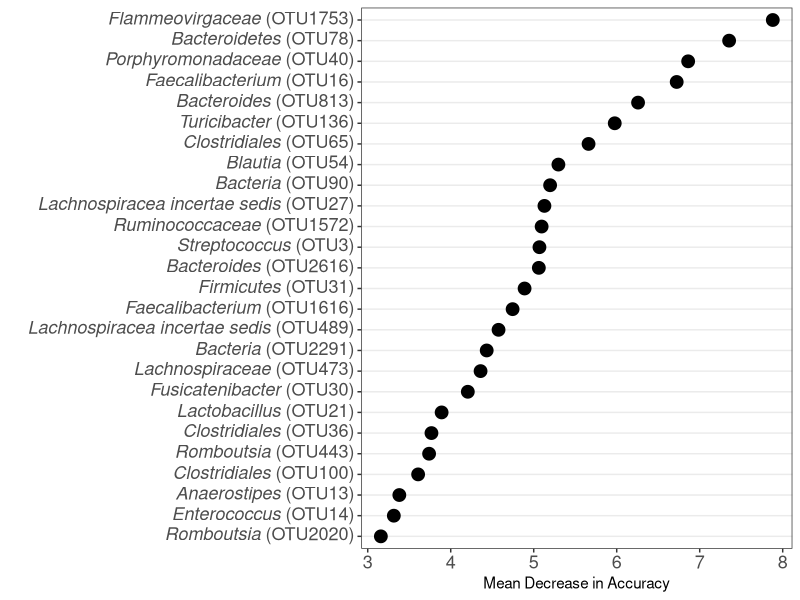

Generate this figure with R:
### Add the second graph to be used in presentation
### What are the most important OTUs to this model (Look at Top 30)?
### Marc Sze


# Load needed libraries
library(tidyverse)
library(viridis)

# Load needed data
graph_data <- read_csv("data/process/tables/imp_otus_to_model.csv") %>% 
  slice(1:30) %>% arrange(mda)

tax_data <- read_tsv("data/process/select_fasta_classified.txt", col_names = F) %>% 
  rename(domain = X8, phylum = X11, class = X14, order = X17, family = X20, 
         genus = X23, otu = X1) %>% 
  select(-X2, -X3, -X4, -X5, -X7, -X10, -X13, -X16, -X19, -X22) %>%  
  gather(key = taxa, value = percent_match, domain, phylum, 
                            class, order, family, genus) %>% 
  rename(domain = X6, phylum = X9, class = X12, order = X15, family = X18, genus = X21)

# Select only the lowest ID to use for each OTU
genus_otus <- as.data.frame(filter(tax_data, percent_match >= 0.6, taxa == "genus"))[, "otu"]
family_otus <- as.data.frame(filter(tax_data, percent_match >= 0.6, taxa == "family", 
                                    !(otu %in% genus_otus)))[, "otu"]
order_otus <- as.data.frame(filter(tax_data, percent_match >= 0.6, taxa == "order", 
                                   !(otu %in% genus_otus), 
                                   !(otu %in% family_otus)))[, "otu"]
phylum_otus <- as.data.frame(filter(tax_data, percent_match >= 0.6, taxa == "phylum", 
                                   !(otu %in% genus_otus), 
                                   !(otu %in% family_otus), 
                                   !(otu %in% order_otus)))[, "otu"]
domain_otus <- as.data.frame(filter(tax_data, percent_match >= 0.6, taxa == "domain", 
                                    !(otu %in% genus_otus), 
                                    !(otu %in% family_otus), 
                                    !(otu %in% order_otus), 
                                    !(otu %in% phylum_otus)))[, "otu"]

# Create label call within graph data table

graph_data <- graph_data %>% 
  inner_join(tax_data, by = "otu") %>% 
  mutate(label_call = ifelse(otu %in% genus_otus, invisible(genus), 
                             ifelse(otu %in% family_otus, invisible(family), 
                                    ifelse(otu %in% order_otus, invisible(order), 
                                           ifelse(otu %in% phylum_otus, invisible(phylum), 
                                                  invisible(domain)))))) %>% 
  distinct(otu, .keep_all = TRUE) %>% 
  select(otu, mda, label_call)


# Generate the labels needed for the MDA graph
otu_num <- as.numeric(gsub("otu", "", graph_data$otu))
low_tax_ID <- gsub("_", " ", graph_data$label_call)

graph_labels <- paste(gsub("_", " ", graph_data$label_call), " (OTU", otu_num, ")", sep = "")

test <- c()
for(i in 1:length(low_tax_ID)){
  
  test <- c(test, bquote(paste(italic(.(low_tax_ID[i])) ~ "(OTU", .(otu_num[i]), ")", sep = "")))
  
}

used_graph_labels <- do.call(expression, test)



# Create the graph of the data
imp_otu_graph <- graph_data %>% 
  mutate(otu = factor(otu, 
                      levels = graph_data$otu, 
                      labels = graph_labels)) %>% 
  ggplot(aes(x = otu, y = mda)) + 
  geom_point(show.legend = F, size = 4) + 
  scale_x_discrete(labels = used_graph_labels) + 
  coord_flip() + 
  theme_bw() + 
  labs(y = "Mean Decrease in Accuracy", x = "") + 
  theme(axis.title.y = element_text(face = "bold"), 
        panel.grid.minor = element_blank(),
        panel.grid.major.x = element_blank(), 
        axis.text = element_text(size = 13))

# Write out the figure
ggsave("results/figures/imp_otu_figure.tiff", imp_otu_graph, width = 6, height = 5, dpi = 300)


